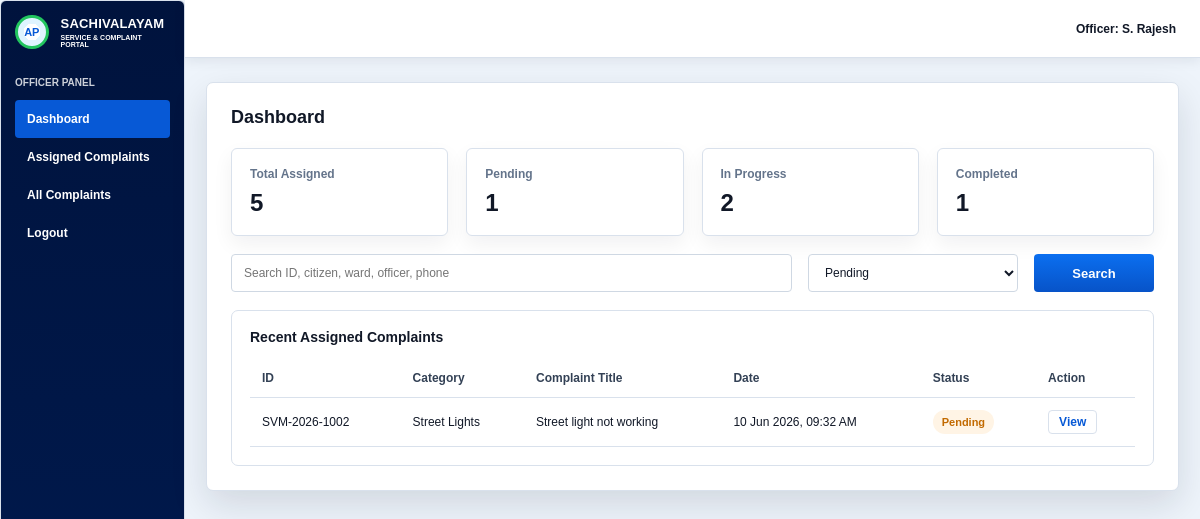
The app's page /dashboard?status=Pending (signed in) with its own data.
### tables this page shows
CREATE TABLE requests (
                id INTEGER PRIMARY KEY AUTOINCREMENT,
                tracking_id TEXT UNIQUE NOT NULL,
                citizen_name TEXT NOT NULL,
                phone TEXT NOT NULL,
                ward TEXT NOT NULL,
                category TEXT NOT NULL,
                title TEXT NOT NULL,
                description TEXT NOT NULL,
                documents TEXT NOT NULL,
                status TEXT NOT NULL,
                officer TEXT NOT NULL,
                created_at TEXT NOT NULL,
                updated_at TEXT NOT NULL
            );

### app.py (the view, shortened to what this page needs)
@app.route("/dashboard")
@officer_required
def dashboard():
    query = request.args.get("q", "").strip()
    status = request.args.get("status", "").strip()
    sql = "SELECT * FROM requests WHERE 1 = 1"
    params = []
    if status:
        sql += " AND status = ?"
        params.append(status)
    sql += " ORDER BY id DESC"
    with get_db() as conn:
        records = conn.execute(sql, params).fetchall()
        counts = conn.execute(
            """
            SELECT
                COUNT(*) AS total,
                SUM(CASE WHEN status = 'Pending' THEN 1 ELSE 0 END) AS pending,
                SUM(CASE WHEN status = 'Documents Missing' THEN 1 ELSE 0 END) AS missing,
                SUM(CASE WHEN status = 'In Progress' THEN 1 ELSE 0 END) AS in_progress,
                SUM(CASE WHEN status = 'Completed' THEN 1 ELSE 0 END) AS completed
            FROM requests
            """
        ).fetchone()
    return render_template(
        "dashboard.html",
        records=records,
        counts=counts,
        query=query,
        status=status,
        statuses=["Pending", "Documents Missing", "In Progress", "Completed"],
    )

### app.py (called while the page is built, shortened)
def get_db():
    conn = sqlite3.connect(DATABASE)
    conn.row_factory = sqlite3.Row
    return conn

def init_db():
    with get_db() as conn:
        conn.execute(
            """
            CREATE TABLE IF NOT EXISTS requests (
                id INTEGER PRIMARY KEY AUTOINCREMENT,
                tracking_id TEXT UNIQUE NOT NULL,
                citizen_name TEXT NOT NULL,
                phone TEXT NOT NULL,
                ward TEXT NOT NULL,
                category TEXT NOT NULL,
                title TEXT NOT NULL,
                description TEXT NOT NULL,
                documents TEXT NOT NULL,
                status TEXT NOT NULL,
                officer TEXT NOT NULL,
                created_at TEXT NOT NULL,
                updated_at TEXT NOT NULL
            )
            """
        )
        count = conn.execute("SELECT COUNT(*) FROM requests").fetchone()[0]

@app.before_request
def prepare_database():
    init_db()

def officer_required(view):
    @wraps(view)
    def wrapped_view(*args, **kwargs):
        if not session.get("officer_logged_in"):
            flash("Officer login is required to access that page.", "error")
            return redirect(url_for("officer_login", next=request.path))
        return view(*args, **kwargs)
    return wrapped_view

### templates/dashboard.html (shortened to what this page needs)
{% extends "base.html" %}
{% block shell %}
<div class="panel-layout officer">
  <aside class="side-nav">
    <div class="side-brand">
      <span class="brand-mark">AP</span>
      <span><strong>SACHIVALAYAM</strong><small>SERVICE & COMPLAINT PORTAL</small></span>
    </div>
    <p>OFFICER PANEL</p>
    <a class="active" href="{{ url_for('dashboard') }}">Dashboard</a>
    <a href="{{ url_for('dashboard', status='Pending') }}">Assigned Complaints</a>
    <a href="{{ url_for('dashboard') }}">All Complaints</a>
    <a href="{{ url_for('logout') }}">Logout</a>
  </aside>
  <section class="panel-content">
    <div class="panel-topbar"><strong>Officer: S. Rajesh</strong></div>
    <section class="dashboard-content">
      <h1>Dashboard</h1>
      <section class="metrics">
        <div><span>Total Assigned</span><strong>{{ counts.total or 0 }}</strong></div>
        <div><span>Pending</span><strong>{{ counts.pending or 0 }}</strong></div>
        <div><span>In Progress</span><strong>{{ counts.in_progress or 0 }}</strong></div>
        <div><span>Completed</span><strong>{{ counts.completed or 0 }}</strong></div>
      </section>
      <section class="table-tools">
        <form method="get" class="search-row">
          <input name="q" value="{{ query }}" placeholder="Search ID, citizen, ward, officer, phone">
          <select name="status">
            {% for item in statuses %}
              <option value="{{ item }}" {% if status == item %}selected{% endif %}>{{ item }}</option>
            {% endfor %}
          </select>
          <button class="btn primary" type="submit">Search</button>
        </form>
      </section>
      <section class="data-table" aria-label="Requests table">
        <h2>Recent Assigned Complaints</h2>
        <table>
          <thead>
            <tr>
              <th>ID</th>
              <th>Category</th>
              <th>Complaint Title</th>
              <th>Date</th>
              <th>Status</th>
              <th>Action</th>
            </tr>
          </thead>
          <tbody>
            {% for record in records %}
            <tr>
              <td>{{ record.tracking_id }}</td>
              <td>{{ record.category|replace('_', ' ')|title }}</td>
              <td>{{ record.title }}</td>
              <td>{{ record.created_at }}</td>
              <td><span class="status-pill {{ record.status|lower|replace(' ', '-') }}">{{ record.status }}</span></td>
              <td><a class="table-link" href="{{ url_for('request_detail', tracking_id=record.tracking_id) }}">View</a></td>
            </tr>
            {% else %}
            <tr><td colspan="6" class="empty">No requests found.</td></tr>
            {% endfor %}
          </tbody>
        </table>
      </section>
    </section>
  </section>
</div>
{% endblock %}

### static/styles.css (style rules this page uses)
:root { --navy: #00133d; --navy-2: #00245c; --blue: #0759d6; --blue-2: #0b6ff0; --green: #04933f; --orange: #ff9d20; --purple: #9747aa; --ink: #111827; --muted: #64748b; --line: #d9e1ec; --bg: #f4f8fd; --white: #ffffff; --shadow: 0 14px 36px rgba(15, 23, 42, 0.13); }
* { box-sizing: border-box; }
body { margin: 0; background: var(--bg); color: var(--ink); font-family: Arial, Helvetica, sans-serif; font-size: 14px; }
a { color: inherit; text-decoration: none; }
.brand, .auth-brand, .side-brand { display: flex; align-items: center; gap: 12px; }
.brand-mark { width: 38px; height: 38px; display: grid; place-items: center; border: 3px solid #22c55e; border-radius: 50%; background: radial-gradient(circle, #ffffff 0 42%, #dff4ff 43% 100%); color: var(--blue); font-size: 11px; font-weight: 900; }
.brand strong, .auth-brand strong, .side-brand strong { display: block; font-size: 18px; line-height: 1; letter-spacing: .2px; }
.brand small, .auth-brand small, .side-brand small { display: block; margin-top: 4px; font-size: 10px; font-weight: 800; }
.btn { min-height: 38px; padding: 10px 20px; display: inline-flex; align-items: center; justify-content: center; border: 0; border-radius: 4px; cursor: pointer; font: inherit; font-size: 13px; font-weight: 900; }
.btn.primary { background: linear-gradient(#0b6ff0, #0753c8); color: #fff; }
.panel-layout { min-height: 100vh; display: grid; grid-template-columns: 185px 1fr; background: #eef4fb; }
.side-nav { padding: 14px; background: linear-gradient(180deg, #00133d, #001b51); color: #fff; }
.side-brand { margin-bottom: 28px; }
.side-brand .brand-mark { width: 34px; height: 34px; }
.side-brand strong { font-size: 13px; }
.side-brand small { font-size: 7px; }
.side-nav p { margin: 0 0 12px 0; font-size: 10px; font-weight: 900; opacity: .8; }
.side-nav a { display: block; padding: 12px 12px; border-radius: 4px; color: #fff; font-size: 12px; font-weight: 800; }
.side-nav a.active, .side-nav a:hover { background: var(--blue); }
.panel-content { min-width: 0; }
.panel-topbar { height: 58px; padding: 0 24px; display: flex; justify-content: space-between; align-items: center; background: #fff; border-bottom: 1px solid var(--line); box-shadow: 0 3px 12px rgba(15, 23, 42, .08); font-size: 12px; }
.form-shell, .dashboard-content, .track-box, .record-view, .simple-page { width: min(980px, calc(100% - 42px)); margin: 24px auto; padding: 24px; background: #fff; border: 1px solid var(--line); border-radius: 7px; box-shadow: var(--shadow); }
.form-shell h1, .dashboard-content h1 { margin: 0 0 20px; font-size: 18px; }
input, select, textarea { width: 100%; min-height: 38px; padding: 10px 12px; border: 1px solid #cfd8e3; border-radius: 4px; color: var(--ink); background: #fff; font: inherit; font-size: 12px; }
.search-row { display: grid; grid-template-columns: 1fr 180px; gap: 16px; }
.metrics { display: grid; grid-template-columns: repeat(4, 1fr); gap: 18px; margin-bottom: 18px; }
.metrics div { padding: 18px; background: #fff; border: 1px solid var(--line); border-radius: 6px; box-shadow: 0 8px 20px rgba(15, 23, 42, .06); }
.metrics span { display: block; color: var(--muted); font-size: 12px; font-weight: 800; }
.metrics strong { display: block; margin-top: 8px; font-size: 24px; }
.table-tools { margin-bottom: 18px; }
.table-tools .search-row { grid-template-columns: 1fr 210px 120px; }
.data-table { overflow-x: auto; padding: 18px; background: #fff; border: 1px solid var(--line); border-radius: 7px; }
.data-table h2 { margin: 0 0 14px; font-size: 14px; }
table { width: 100%; border-collapse: collapse; }
th, td { padding: 12px; border-bottom: 1px solid var(--line); text-align: left; font-size: 12px; }
th { color: #334155; font-weight: 900; }
.table-link { display: inline-block; padding: 4px 10px; border: 1px solid var(--line); border-radius: 4px; color: var(--blue); font-weight: 900; }
.status-pill { display: inline-flex; min-height: 24px; align-items: center; padding: 4px 9px; border-radius: 999px; font-size: 11px; font-weight: 900; }
.status-pill.pending { background: #fff4e5; color: #c26a00; }
aside { padding: 16px; border: 1px solid var(--line); border-radius: 6px; }

### records on screen
requests: tracking_id "SVM-2026-1002", category "Street Lights", title "Street light not working", created_at "10 Jun 2026, 09:32 AM", status "Pending"

### other values on screen
{{ counts.total or 0 }} "5"
{{ counts.pending or 0 }} "1"
{{ counts.in_progress or 0 }} "2"
{{ counts.completed or 0 }} "1"
form field status "Pending"
